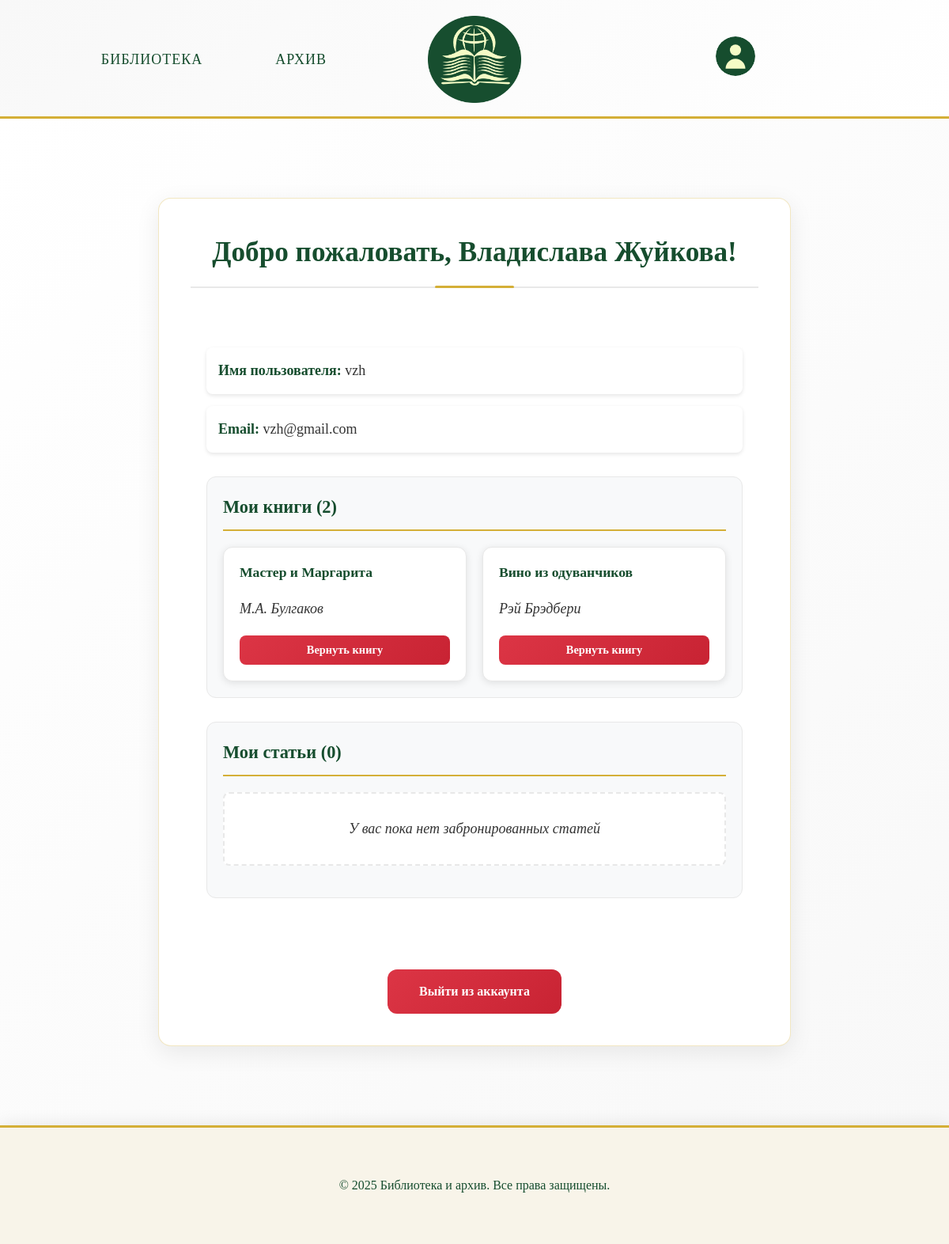
The page /profile/ (signed in) on the database its author committed.
### app/models.py (models this page shows, shortened)
class Book(models.Model):
    id = models.AutoField(primary_key=True)
    title = models.CharField(max_length=100, verbose_name='Название')
    author = models.CharField(max_length=50, verbose_name='Автор')
    description_short = models.TextField(verbose_name='Краткое описание')
    description_long = models.TextField(verbose_name='Подробное описание')
    year = models.IntegerField(verbose_name='Год издания')
    quantity = models.CharField(
        max_length=13,
        verbose_name="В наличии",
        choices=[
            ('В наличии', 'В наличии'),
            ('Нет в наличии', 'Нет в наличии')
        ]
    )
    genre = models.CharField(
        max_length=100,
        verbose_name="Жанр",
        choices=[
            ('Художественные', 'Художественные'),
            ('Научные', 'Научные'),
            ('Исторические', 'Исторические'),
            ('Образовательные', 'Образовательные'),
        ]
    )
    class Meta:
        verbose_name = "книга"
        verbose_name_plural = "книги"

### app/views.py (the view)
# urls.py: path('profile/', views.profile, name='profile'),
@login_required
def profile(request):
    profile, created = Profile.objects.get_or_create(user=request.user)
    user_books = profile.books.all()
    user_articles = profile.articles.all()
    context = {
        'user': request.user,
        'profile': profile,
        'user_books': user_books,
        'user_articles': user_articles,
        'is_authenticated': True
    }
    return render(request, 'app/profile.html', context)

### templates/app/profile.html (shortened to what this page needs)
<!DOCTYPE html>
<html lang="ru">
<head>
    {% load static %}
    <link rel="stylesheet" href="{% static 'css/style.css' %}" />
</head>
<body>
    <header>
        <nav>
            <ul class="menu-items">
                <li class="menu-item"><a href="{% url 'library' %}">Библиотека</a></li>
                <li class="menu-item"><a href="{% url 'archive' %}">Архив</a></li>
            </ul>
        </nav>
        <a href="{% url 'library' %}">
            <img src="{% static 'images/Group_2_2.png' %}" alt="Логотип" class="logo">
        </a>
        <a href="{% url 'profile' %}" class="profile-link">
            <img
            alt="Профиль" class="profile-icon">
        </a>
    </header>
    <main class="content-section">
        <div class="container">
            {% if user.is_authenticated %}
            <section class="profile-container">
                <h1 class="form-title">Добро пожаловать, {{ user.first_name }} {{ user.last_name }}!</h1>
                <div class="profile-info">
                    <p><strong>Имя пользователя:</strong> {{ user.username }}</p>
                    <p><strong>Email:</strong> {{ user.email }}</p>
                    <div class="books-section">
                        <h3>Мои книги ({{ user_books.count }})</h3>
                        {% if user_books %}
                            <div class="books-grid">
                                {% for book in user_books %}
                                <div class="book-card">
                                    <h4 class="book-title">{{ book.title }}</h4>
                                    <p class="book-author">{{ book.author }}</p>
                                    <form method="post" action="{% url 'remove_book_from_profile' book.id %}">
                                        <button type="submit" class="remove-btn">Вернуть книгу</button>
                                    </form>
                                </div>
                                {% endfor %}
                            </div>
                        {% else %}
                            <p class="no-items">У вас пока нет забронированных книг</p>
                        {% endif %}
                    </div>
                    <div class="books-section">
                        <h3>Мои статьи ({{ user_articles.count }})</h3>
                        {% if user_articles %}
                            <div class="books-grid">
                                {% for article in user_articles %}
                                <div class="book-card">
                                    <h4 class="book-title">{{ article.title }}</h4>
                                    <p class="book-author">{{ article.author }}</p>
                                    <form method="post" action="{% url 'remove_article_from_profile' article.id %}">
                                        {% csrf_token %}
                                        <button type="submit" class="remove-btn">Вернуть статью</button>
                                    </form>
                                </div>
                                {% endfor %}
                            </div>
                        {% else %}
                            <p class="no-items">У вас пока нет забронированных статей</p>
                        {% endif %}
                    </div>
                </div>
                <a href="{% url 'logout' %}" class="logout-btn">Выйти из аккаунта</a>
            </section>
            {% endif %}
        </div>
    </main>
    <footer class="footer">
        <p class="footer-copyright">&copy; 2025 Библиотека и архив. Все права защищены.</p>
    </footer>
</body>
</html>

### rows shown on the page
Book: title "Мастер и Маргарита", author "М.А. Булгаков"
Book: title "Вино из одуванчиков", author "Рэй Брэдбери"

### other values the page prints
{{ user.first_name }} "Владислава"
{{ user.last_name }} "Жуйкова"
{{ user.username }} "vzh"
{{ user.email }} "vzh@gmail.com"
{{ user_books.count }} "2"
{{ user_articles.count }} "0"
